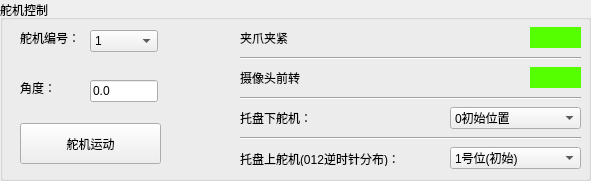
         <widget class="QGroupBox" name="groupBox_4">
          <property name="geometry">
           <rect>
            <x>470</x>
            <y>250</y>
            <width>591</width>
            <height>181</height>
           </rect>
          </property>
          <property name="title">
           <string>舵机控制</string>
          </property>
          <widget class="QLabel" name="label_43">
           <property name="geometry">
            <rect>
             <x>240</x>
             <y>150</y>
             <width>171</width>
             <height>16</height>
            </rect>
           </property>
           <property name="text">
            <string>&lt;html&gt;&lt;head/&gt;&lt;body&gt;&lt;p&gt;托盘上舵机(012逆时针分布)：&lt;/p&gt;&lt;/body&gt;&lt;/html&gt;</string>
           </property>
          </widget>
          <widget class="QComboBox" name="comboBox_6">
           <property name="geometry">
            <rect>
             <x>450</x>
             <y>147</y>
             <width>131</width>
             <height>22</height>
            </rect>
           </property>
           <item>
            <property name="text">
             <string>1号位(初始)</string>
            </property>
           </item>
           <item>
            <property name="text">
             <string>0号位</string>
            </property>
           </item>
           <item>
            <property name="text">
             <string>2号位</string>
            </property>
           </item>
           <item>
            <property name="text">
             <string>3避让位置Dir2</string>
            </property>
           </item>
           <item>
            <property name="text">
             <string>4避让位置Dir3</string>
            </property>
           </item>
          </widget>
          <widget class="QLineEdit" name="lineEdit_14">
           <property name="geometry">
            <rect>
             <x>90</x>
             <y>80</y>
             <width>68</width>
             <height>22</height>
            </rect>
           </property>
           <property name="text">
            <string>0.0</string>
           </property>
          </widget>
          <widget class="QPushButton" name="pushButton_11">
           <property name="geometry">
            <rect>
             <x>20</x>
             <y>123</y>
             <width>141</width>
             <height>41</height>
            </rect>
           </property>
           <property name="text">
            <string>舵机运动</string>
           </property>
          </widget>
          <widget class="QLabel" name="label_40">
           <property name="geometry">
            <rect>
             <x>240</x>
             <y>30</y>
             <width>54</width>
             <height>16</height>
            </rect>
           </property>
           <property name="text">
            <string>夹爪夹紧</string>
           </property>
          </widget>
          <widget class="QSwitchButton" name="widget_7" native="true">
           <property name="geometry">
            <rect>
             <x>530</x>
             <y>27</y>
             <width>51</width>
             <height>21</height>
            </rect>
           </property>
           <property name="styleSheet">
            <string notr="true">background-color: rgb(85, 255, 0);</string>
           </property>
          </widget>
          <widget class="QLabel" name="label_38">
           <property name="geometry">
            <rect>
             <x>20</x>
             <y>30</y>
             <width>61</width>
             <height>16</height>
            </rect>
           </property>
           <property name="text">
            <string>舵机编号：</string>
           </property>
          </widget>
          <widget class="QLabel" name="label_41">
           <property name="geometry">
            <rect>
             <x>240</x>
             <y>70</y>
             <width>71</width>
             <height>16</height>
            </rect>
           </property>
           <property name="text">
            <string>摄像头前转</string>
           </property>
          </widget>
          <widget class="QComboBox" name="comboBox_5">
           <property name="geometry">
            <rect>
             <x>450</x>
             <y>107</y>
             <width>131</width>
             <height>22</height>
            </rect>
           </property>
           <item>
            <property name="text">
             <string>0初始位置</string>
            </property>
           </item>
           <item>
            <property name="text">
             <string>1顺时针90度</string>
            </property>
           </item>
           <item>
            <property name="text">
             <string>2工作位置(顺180)</string>
            </property>
           </item>
           <item>
            <property name="text">
             <string>3避让位置Dir2</string>
            </property>
           </item>
           <item>
            <property name="text">
             <string>4避让位置Dir3</string>
            </property>
           </item>
          </widget>
          <widget class="QLabel" name="label_39">
           <property name="geometry">
            <rect>
             <x>20</x>
             <y>80</y>
             <width>54</width>
             <height>16</height>
            </rect>
           </property>
           <property name="text">
            <string>角度：</string>
           </property>
          </widget>
          <widget class="QSwitchButton" name="widget_8" native="true">
           <property name="geometry">
            <rect>
             <x>530</x>
             <y>67</y>
             <width>51</width>
             <height>21</height>
            </rect>
           </property>
           <property name="styleSheet">
            <string notr="true">background-color: rgb(85, 255, 0);</string>
           </property>
          </widget>
          <widget class="QComboBox" name="comboBox_4">
           <property name="geometry">
            <rect>
             <x>90</x>
             <y>30</y>
             <width>68</width>
             <height>22</height>
            </rect>
           </property>
           <item>
            <property name="text">
             <string>1</string>
            </property>
           </item>
           <item>
            <property name="text">
             <string>2</string>
            </property>
           </item>
           <item>
            <property name="text">
             <string>3</string>
            </property>
           </item>
           <item>
            <property name="text">
             <string>4</string>
            </property>
           </item>
          </widget>
          <widget class="QLabel" name="label_42">
           <property name="geometry">
            <rect>
             <x>240</x>
             <y>110</y>
             <width>71</width>
             <height>16</height>
            </rect>
           </property>
           <property name="text">
            <string>托盘下舵机：</string>
           </property>
          </widget>
          <widget class="Line" name="line">
           <property name="geometry">
            <rect>
             <x>240</x>
             <y>50</y>
             <width>341</width>
             <height>16</height>
            </rect>
           </property>
           <property name="orientation">
            <enum>Qt::Orientation::Horizontal</enum>
           </property>
          </widget>
          <widget class="Line" name="line_2">
           <property name="geometry">
            <rect>
             <x>240</x>
             <y>90</y>
             <width>341</width>
             <height>16</height>
            </rect>
           </property>
           <property name="orientation">
            <enum>Qt::Orientation::Horizontal</enum>
           </property>
          </widget>
          <widget class="Line" name="line_3">
           <property name="geometry">
            <rect>
             <x>240</x>
             <y>130</y>
             <width>341</width>
             <height>16</height>
            </rect>
           </property>
           <property name="orientation">
            <enum>Qt::Orientation::Horizontal</enum>
           </property>
          </widget>
         </widget>
